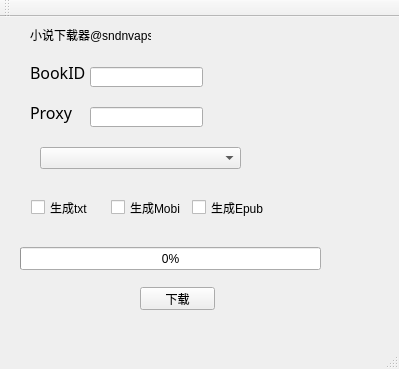
<?xml version="1.0" encoding="UTF-8"?>
<ui version="4.0">
 <class>MainWindow</class>
 <widget class="QMainWindow" name="MainWindow">
  <property name="geometry">
   <rect>
    <x>0</x>
    <y>0</y>
    <width>399</width>
    <height>369</height>
   </rect>
  </property>
  <property name="windowTitle">
   <string>MainWindow</string>
  </property>
  <widget class="QWidget" name="centralWidget">
   <widget class="QLabel" name="softwarename">
    <property name="geometry">
     <rect>
      <x>30</x>
      <y>10</y>
      <width>121</width>
      <height>16</height>
     </rect>
    </property>
    <property name="text">
     <string>小说下载器@sndnvaps</string>
    </property>
   </widget>
   <widget class="QLabel" name="bookid">
    <property name="geometry">
     <rect>
      <x>30</x>
      <y>40</y>
      <width>61</width>
      <height>31</height>
     </rect>
    </property>
    <property name="font">
     <font>
      <family>Adobe 黑体 Std R</family>
      <pointsize>12</pointsize>
     </font>
    </property>
    <property name="text">
     <string>BookID</string>
    </property>
   </widget>
   <widget class="QLabel" name="proxy">
    <property name="geometry">
     <rect>
      <x>30</x>
      <y>80</y>
      <width>51</width>
      <height>31</height>
     </rect>
    </property>
    <property name="font">
     <font>
      <family>Adobe 黑体 Std R</family>
      <pointsize>12</pointsize>
     </font>
    </property>
    <property name="text">
     <string>Proxy</string>
    </property>
   </widget>
   <widget class="QWidget" name="gridLayoutWidget">
    <property name="geometry">
     <rect>
      <x>20</x>
      <y>170</y>
      <width>261</width>
      <height>41</height>
     </rect>
    </property>
    <layout class="QGridLayout" name="OutputTypeLayout">
     <item row="0" column="1">
      <widget class="QCheckBox" name="OutputMobi">
       <property name="text">
        <string>生成Mobi</string>
       </property>
      </widget>
     </item>
     <item row="0" column="0">
      <widget class="QCheckBox" name="OutputTxt">
       <property name="text">
        <string>生成txt</string>
       </property>
       <property name="checked">
        <bool>false</bool>
       </property>
      </widget>
     </item>
     <item row="0" column="2">
      <widget class="QCheckBox" name="OutputEpub">
       <property name="text">
        <string>生成Epub</string>
       </property>
      </widget>
     </item>
    </layout>
   </widget>
   <widget class="QPushButton" name="StartButton">
    <property name="geometry">
     <rect>
      <x>140</x>
      <y>270</y>
      <width>75</width>
      <height>23</height>
     </rect>
    </property>
    <property name="text">
     <string>下载</string>
    </property>
   </widget>
   <widget class="QProgressBar" name="progressBar">
    <property name="geometry">
     <rect>
      <x>20</x>
      <y>230</y>
      <width>301</width>
      <height>23</height>
     </rect>
    </property>
    <property name="value">
     <number>0</number>
    </property>
   </widget>
   <widget class="QLineEdit" name="bookidInput">
    <property name="geometry">
     <rect>
      <x>90</x>
      <y>50</y>
      <width>113</width>
      <height>20</height>
     </rect>
    </property>
   </widget>
   <widget class="QLineEdit" name="ProxyInput">
    <property name="geometry">
     <rect>
      <x>90</x>
      <y>90</y>
      <width>113</width>
      <height>20</height>
     </rect>
    </property>
   </widget>
   <widget class="QComboBox" name="defWebsiteCB">
    <property name="geometry">
     <rect>
      <x>40</x>
      <y>130</y>
      <width>201</width>
      <height>22</height>
     </rect>
    </property>
   </widget>
  </widget>
  <widget class="QMenuBar" name="menuBar">
   <property name="geometry">
    <rect>
     <x>0</x>
     <y>0</y>
     <width>399</width>
     <height>23</height>
    </rect>
   </property>
  </widget>
  <widget class="QToolBar" name="mainToolBar">
   <attribute name="toolBarArea">
    <enum>TopToolBarArea</enum>
   </attribute>
   <attribute name="toolBarBreak">
    <bool>false</bool>
   </attribute>
  </widget>
  <widget class="QStatusBar" name="statusBar"/>
 </widget>
 <layoutdefault spacing="6" margin="11"/>
 <resources/>
 <connections/>
</ui>
